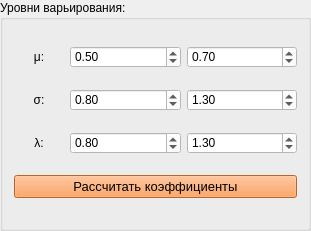
   <widget class="QGroupBox" name="groupBoxLevelsVar">
    <property name="geometry">
     <rect>
      <x>300</x>
      <y>20</y>
      <width>311</width>
      <height>231</height>
     </rect>
    </property>
    <property name="styleSheet">
     <string notr="true">font: 10pt &quot;MS Shell Dlg 2&quot;;</string>
    </property>
    <property name="title">
     <string>Уровни варьирования:</string>
    </property>
    <layout class="QVBoxLayout" name="verticalLayout_5">
     <item>
      <layout class="QHBoxLayout" name="hLayoutLevelsVarMu" stretch="0,4,4">
       <item>
        <widget class="QLabel" name="labelLevelsVarMu">
         <property name="minimumSize">
          <size>
           <width>50</width>
           <height>0</height>
          </size>
         </property>
         <property name="maximumSize">
          <size>
           <width>119</width>
           <height>16777215</height>
          </size>
         </property>
         <property name="text">
          <string>&lt;html&gt;&lt;head/&gt;&lt;body&gt;&lt;p&gt;μ:&lt;/p&gt;&lt;/body&gt;&lt;/html&gt;</string>
         </property>
         <property name="alignment">
          <set>Qt::AlignCenter</set>
         </property>
        </widget>
       </item>
       <item>
        <widget class="QDoubleSpinBox" name="dblSpinBoxLevelsVarMuFrom">
         <property name="styleSheet">
          <string notr="true">background-color: rgb(255, 255, 255);</string>
         </property>
         <property name="minimum">
          <double>0.000000000000000</double>
         </property>
         <property name="maximum">
          <double>99999.990000000005239</double>
         </property>
         <property name="value">
          <double>0.500000000000000</double>
         </property>
        </widget>
       </item>
       <item>
        <widget class="QDoubleSpinBox" name="dblSpinBoxLevelsVarMuTo">
         <property name="styleSheet">
          <string notr="true">background-color: rgb(255, 255, 255);</string>
         </property>
         <property name="minimum">
          <double>0.000000000000000</double>
         </property>
         <property name="maximum">
          <double>99999.990000000005239</double>
         </property>
         <property name="value">
          <double>0.700000000000000</double>
         </property>
        </widget>
       </item>
      </layout>
     </item>
     <item>
      <layout class="QHBoxLayout" name="hLayoutLevelsVarSigma" stretch="0,0,0">
       <item>
        <widget class="QLabel" name="labelLevelsVarSigma">
         <property name="minimumSize">
          <size>
           <width>50</width>
           <height>0</height>
          </size>
         </property>
         <property name="maximumSize">
          <size>
           <width>50</width>
           <height>16777215</height>
          </size>
         </property>
         <property name="text">
          <string>&lt;html&gt;&lt;head/&gt;&lt;body&gt;&lt;p&gt;σ:&lt;/p&gt;&lt;/body&gt;&lt;/html&gt;</string>
         </property>
         <property name="alignment">
          <set>Qt::AlignCenter</set>
         </property>
        </widget>
       </item>
       <item>
        <widget class="QDoubleSpinBox" name="dblSpinBoxLevelsVarSigmaFrom">
         <property name="styleSheet">
          <string notr="true">background-color: rgb(255, 255, 255);</string>
         </property>
         <property name="minimum">
          <double>0.000000000000000</double>
         </property>
         <property name="maximum">
          <double>99999.990000000005239</double>
         </property>
         <property name="value">
          <double>0.800000000000000</double>
         </property>
        </widget>
       </item>
       <item>
        <widget class="QDoubleSpinBox" name="dblSpinBoxLevelsVarSigmaTo">
         <property name="styleSheet">
          <string notr="true">background-color: rgb(255, 255, 255);</string>
         </property>
         <property name="decimals">
          <number>2</number>
         </property>
         <property name="minimum">
          <double>0.000000000000000</double>
         </property>
         <property name="maximum">
          <double>99999.990000000005239</double>
         </property>
         <property name="value">
          <double>1.300000000000000</double>
         </property>
        </widget>
       </item>
      </layout>
     </item>
     <item>
      <layout class="QHBoxLayout" name="hLayoutLevelsVarLambda" stretch="0,0,0">
       <item>
        <widget class="QLabel" name="labelLevelsVarLambda">
         <property name="minimumSize">
          <size>
           <width>50</width>
           <height>0</height>
          </size>
         </property>
         <property name="maximumSize">
          <size>
           <width>50</width>
           <height>16777215</height>
          </size>
         </property>
         <property name="styleSheet">
          <string notr="true">border-color: rgb(255, 250, 166);

gridline-color: rgb(255, 250, 166);
alternate-background-color: rgb(255, 250, 166);</string>
         </property>
         <property name="text">
          <string>&lt;html&gt;&lt;head/&gt;&lt;body&gt;&lt;p&gt;λ:&lt;/p&gt;&lt;/body&gt;&lt;/html&gt;</string>
         </property>
         <property name="alignment">
          <set>Qt::AlignCenter</set>
         </property>
        </widget>
       </item>
       <item>
        <widget class="QDoubleSpinBox" name="dblSpinBoxLevelsVarLambdaFrom">
         <property name="enabled">
          <bool>true</bool>
         </property>
         <property name="styleSheet">
          <string notr="true">background-color: rgb(255, 255, 255);</string>
         </property>
         <property name="minimum">
          <double>0.000000000000000</double>
         </property>
         <property name="maximum">
          <double>99999.990000000005239</double>
         </property>
         <property name="value">
          <double>0.800000000000000</double>
         </property>
        </widget>
       </item>
       <item>
        <widget class="QDoubleSpinBox" name="dblSpinBoxLevelsVarLambdaTo">
         <property name="enabled">
          <bool>true</bool>
         </property>
         <property name="mouseTracking">
          <bool>false</bool>
         </property>
         <property name="tabletTracking">
          <bool>false</bool>
         </property>
         <property name="styleSheet">
          <string notr="true">background-color: rgb(255, 255, 255);</string>
         </property>
         <property name="minimum">
          <double>0.000000000000000</double>
         </property>
         <property name="maximum">
          <double>99999.990000000005239</double>
         </property>
         <property name="value">
          <double>1.300000000000000</double>
         </property>
        </widget>
       </item>
      </layout>
     </item>
     <item>
      <widget class="QPushButton" name="pushButtonEvalCoefficients">
       <property name="font">
        <font>
         <family>MS Shell Dlg 2</family>
         <pointsize>10</pointsize>
         <weight>50</weight>
         <italic>false</italic>
         <bold>false</bold>
        </font>
       </property>
       <property name="styleSheet">
        <string notr="true">background-color: rgb(255, 142, 60);</string>
       </property>
       <property name="text">
        <string>Рассчитать коэффициенты</string>
       </property>
      </widget>
     </item>
    </layout>
   </widget>
